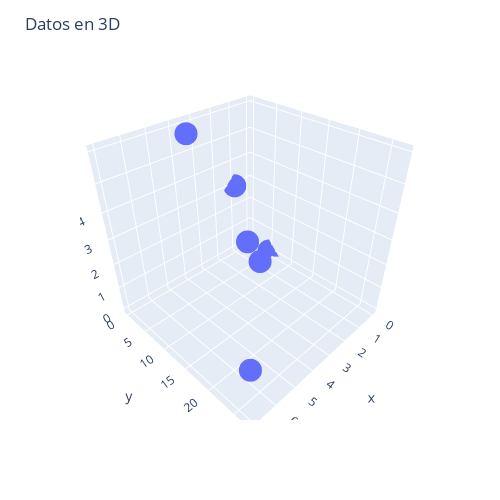

Notebook cell for this chart:
### Code cell
fig = px.scatter_3d(x = x, y = y, z = z, height = 500, width = 500)
fig.update_layout(title = 'Datos en 3D')

### Figure 1 — Plotly figure (JSON) as saved in the notebook; plotly's stock layout.template omitted (floating-point values rounded to 4 significant figures)
{"data": [{"hovertemplate": "x=%{x}<br>y=%{y}<br>z=%{z}<extra></extra>", "legendgroup": "", "marker": {"color": "#636efa", "symbol": "circle"}, "mode": "markers", "name": "", "scene": "scene", "showlegend": false, "type": "scatter3d", "x": [0, 2, 2.5, 1, 4, 7], "y": [5, 10, 9, 0, 3, 27], "z": [0, 1, 2, 3, 6, 2]}], "layout": {"height": 500, "legend": {"tracegroupgap": 0}, "margin": {"t": 60}, "scene": {"domain": {"x": [0, 1], "y": [0, 1]}, "xaxis": {"title": {"text": "x"}}, "yaxis": {"title": {"text": "y"}}, "zaxis": {"title": {"text": "z"}}}, "title": {"text": "Datos en 3D"}, "width": 500}}
